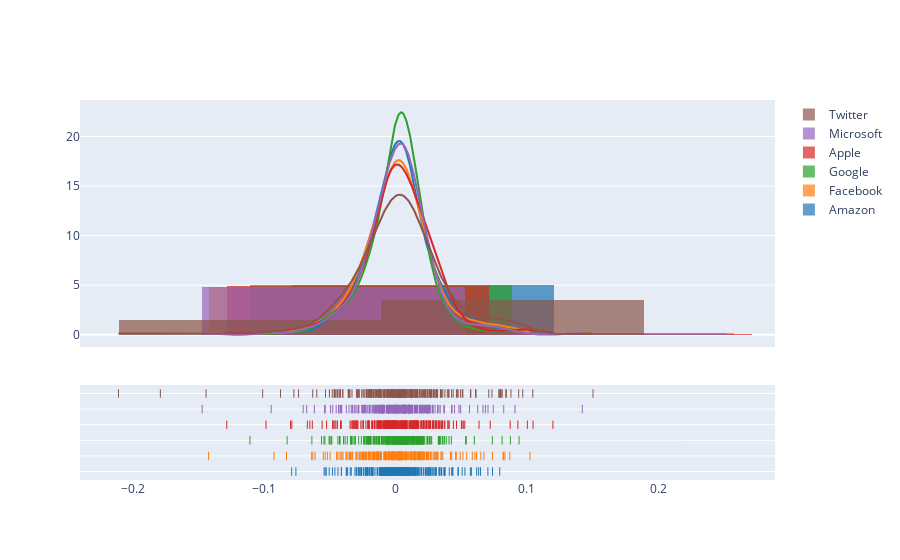

Here is the notebook cell this chart was saved with:
### Markdown cell above
#### Density plot to visualize the return for each company in 2020

### Code cell
import plotly.figure_factory as ff
import numpy as np

# Add histogram data
x1 = DataSet.loc[(DataSet['Year'] == '2020') & (DataSet['Company'] == 'Amazon')].dropna(subset = ["pct"])
x2 = DataSet.loc[(DataSet['Year'] == '2020') & (DataSet['Company'] == 'Facebook')].dropna(subset = ["pct"])
x3 = DataSet.loc[(DataSet['Year'] == '2020') & (DataSet['Company'] == 'Google')].dropna(subset = ["pct"])
x4 = DataSet.loc[(DataSet['Year'] == '2020') & (DataSet['Company'] == 'Apple')].dropna(subset = ["pct"])
x5 = DataSet.loc[(DataSet['Year'] == '2020') & (DataSet['Company'] == 'Microsoft')].dropna(subset = ["pct"])
x6 = DataSet.loc[(DataSet['Year'] == '2020') & (DataSet['Company'] == 'Twitter')].dropna(subset = ["pct"])

# Group data together
hist_data = [x1["pct"], x2["pct"], x3["pct"], x4["pct"], x5["pct"], x6["pct"]]
#print(hist_data)
group_labels = ['Amazon','Facebook','Google','Apple','Microsoft','Twitter']

# Create distplot with custom bin_size
fig = ff.create_distplot(hist_data, group_labels, bin_size=.2)
fig.show()

### Figure 1 — Plotly figure (JSON) as saved in the notebook; plotly's stock layout.template omitted (floating-point values rounded to 4 significant figures; data arrays with more than 128 entries replaced by an {"elided": "..."} marker saying what was removed)
{"data": [{"autobinx": false, "histnorm": "probability density", "legendgroup": "Amazon", "marker": {"color": "rgb(31, 119, 180)"}, "name": "Amazon", "opacity": 0.7, "type": "histogram", "x": {"elided": "252 float values"}, "xaxis": "x", "xbins": {"end": 0.0793, "size": 0.2, "start": -0.07922}, "yaxis": "y"}, {"autobinx": false, "histnorm": "probability density", "legendgroup": "Facebook", "marker": {"color": "rgb(255, 127, 14)"}, "name": "Facebook", "opacity": 0.7, "type": "histogram", "x": {"elided": "252 float values"}, "xaxis": "x", "xbins": {"end": 0.1023, "size": 0.2, "start": -0.1425}, "yaxis": "y"}, {"autobinx": false, "histnorm": "probability density", "legendgroup": "Google", "marker": {"color": "rgb(44, 160, 44)"}, "name": "Google", "opacity": 0.7, "type": "histogram", "x": {"elided": "252 float values"}, "xaxis": "x", "xbins": {"end": 0.09402, "size": 0.2, "start": -0.111}, "yaxis": "y"}, {"autobinx": false, "histnorm": "probability density", "legendgroup": "Apple", "marker": {"color": "rgb(214, 39, 40)"}, "name": "Apple", "opacity": 0.7, "type": "histogram", "x": {"elided": "252 float values"}, "xaxis": "x", "xbins": {"end": 0.1198, "size": 0.2, "start": -0.1286}, "yaxis": "y"}, {"autobinx": false, "histnorm": "probability density", "legendgroup": "Microsoft", "marker": {"color": "rgb(148, 103, 189)"}, "name": "Microsoft", "opacity": 0.7, "type": "histogram", "x": {"elided": "252 float values"}, "xaxis": "x", "xbins": {"end": 0.1422, "size": 0.2, "start": -0.1474}, "yaxis": "y"}, {"autobinx": false, "histnorm": "probability density", "legendgroup": "Twitter", "marker": {"color": "rgb(140, 86, 75)"}, "name": "Twitter", "opacity": 0.7, "type": "histogram", "x": {"elided": "252 float values"}, "xaxis": "x", "xbins": {"end": 0.1503, "size": 0.2, "start": -0.2111}, "yaxis": "y"}, {"legendgroup": "Amazon", "marker": {"color": "rgb(31, 119, 180)"}, "mode": "lines", "name": "Amazon", "showlegend": false, "type": "scatter", "x": {"elided": "500 float values"}, "xaxis": "x", "y": {"elided": "500 float values"}, "yaxis": "y"}, {"legendgroup": "Facebook", "marker": {"color": "rgb(255, 127, 14)"}, "mode": "lines", "name": "Facebook", "showlegend": false, "type": "scatter", "x": {"elided": "500 float values"}, "xaxis": "x", "y": {"elided": "500 float values"}, "yaxis": "y"}, {"legendgroup": "Google", "marker": {"color": "rgb(44, 160, 44)"}, "mode": "lines", "name": "Google", "showlegend": false, "type": "scatter", "x": {"elided": "500 float values"}, "xaxis": "x", "y": {"elided": "500 float values"}, "yaxis": "y"}, {"legendgroup": "Apple", "marker": {"color": "rgb(214, 39, 40)"}, "mode": "lines", "name": "Apple", "showlegend": false, "type": "scatter", "x": {"elided": "500 float values"}, "xaxis": "x", "y": {"elided": "500 float values"}, "yaxis": "y"}, {"legendgroup": "Microsoft", "marker": {"color": "rgb(148, 103, 189)"}, "mode": "lines", "name": "Microsoft", "showlegend": false, "type": "scatter", "x": {"elided": "500 float values"}, "xaxis": "x", "y": {"elided": "500 float values"}, "yaxis": "y"}, {"legendgroup": "Twitter", "marker": {"color": "rgb(140, 86, 75)"}, "mode": "lines", "name": "Twitter", "showlegend": false, "type": "scatter", "x": {"elided": "500 float values"}, "xaxis": "x", "y": {"elided": "500 float values"}, "yaxis": "y"}, {"legendgroup": "Amazon", "marker": {"color": "rgb(31, 119, 180)", "symbol": "line-ns-open"}, "mode": "markers", "name": "Amazon", "showlegend": false, "type": "scatter", "x": {"elided": "252 float values"}, "xaxis": "x", "y": {"elided": "252 str values"}, "yaxis": "y2"}, {"legendgroup": "Facebook", "marker": {"color": "rgb(255, 127, 14)", "symbol": "line-ns-open"}, "mode": "markers", "name": "Facebook", "showlegend": false, "type": "scatter", "x": {"elided": "252 float values"}, "xaxis": "x", "y": {"elided": "252 str values"}, "yaxis": "y2"}, {"legendgroup": "Google", "marker": {"color": "rgb(44, 160, 44)", "symbol": "line-ns-open"}, "mode": "markers", "name": "Google", "showlegend": false, "type": "scatter", "x": {"elided": "252 float values"}, "xaxis": "x", "y": {"elided": "252 str values"}, "yaxis": "y2"}, {"legendgroup": "Apple", "marker": {"color": "rgb(214, 39, 40)", "symbol": "line-ns-open"}, "mode": "markers", "name": "Apple", "showlegend": false, "type": "scatter", "x": {"elided": "252 float values"}, "xaxis": "x", "y": {"elided": "252 str values"}, "yaxis": "y2"}, {"legendgroup": "Microsoft", "marker": {"color": "rgb(148, 103, 189)", "symbol": "line-ns-open"}, "mode": "markers", "name": "Microsoft", "showlegend": false, "type": "scatter", "x": {"elided": "252 float values"}, "xaxis": "x", "y": {"elided": "252 str values"}, "yaxis": "y2"}, {"legendgroup": "Twitter", "marker": {"color": "rgb(140, 86, 75)", "symbol": "line-ns-open"}, "mode": "markers", "name": "Twitter", "showlegend": false, "type": "scatter", "x": {"elided": "252 float values"}, "xaxis": "x", "y": {"elided": "252 str values"}, "yaxis": "y2"}], "layout": {"barmode": "overlay", "hovermode": "closest", "legend": {"traceorder": "reversed"}, "xaxis": {"anchor": "y2", "domain": [0, 1], "zeroline": false}, "yaxis": {"anchor": "free", "domain": [0.35, 1], "position": 0}, "yaxis2": {"anchor": "x", "domain": [0, 0.25], "dtick": 1, "showticklabels": false}}}
